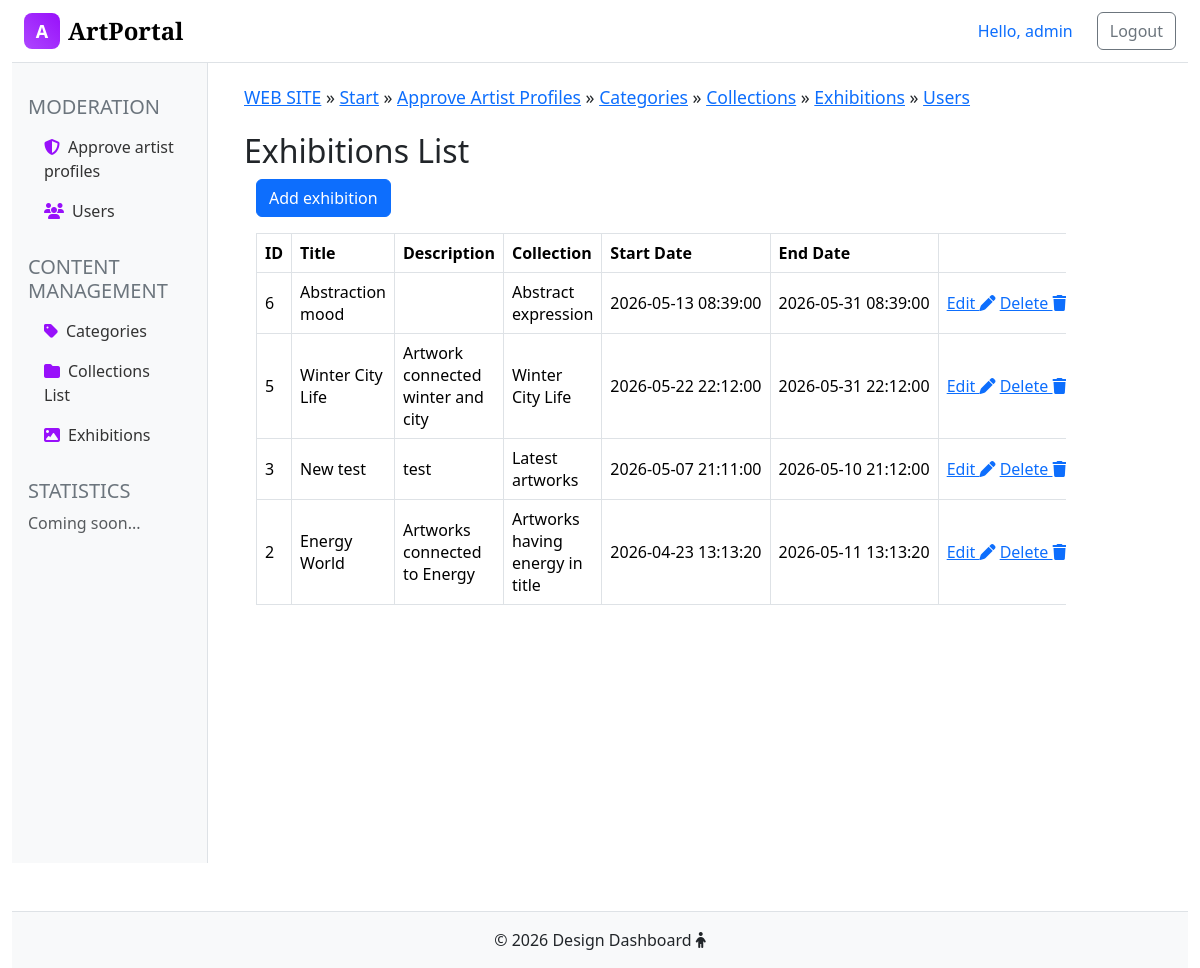
/admin/exhibitions (signed in), run on the app's committed database.
### tables this page shows
CREATE TABLE `exhibitions` (
  `id` int(11) NOT NULL,
  `title` varchar(100) NOT NULL,
  `description` text DEFAULT NULL,
  `collection_id` int(11) NOT NULL,
  `start_date` datetime NOT NULL,
  `end_date` datetime NOT NULL
);

CREATE TABLE `collections` (
  `id` int(11) NOT NULL,
  `title` varchar(255) NOT NULL,
  `type` enum('keyword','category','latest','random','popular','ai') NOT NULL,
  `param` varchar(100) DEFAULT NULL COMMENT 'filter parameter'
);

### admin/controllers/Admin/ExhibitionController.php (called while the page is built, shortened)
<?php
class ExhibitionController {
    public static function exhibitionsList() {
        $arr = Exhibitions::getExhibitionsList();
        include_once 'views/exhibitions-list.php';
    }
}

### admin/index.php (called while the page is built, shortened)
<?php
require_once '../config/Database.php';
include_once("../models/Exhibitions.php");
include_once("controllers/Admin/ExhibitionController.php");
include('routes/routing.php');

### models/Exhibitions.php (called while the page is built, shortened)
<?php
class Exhibitions {
    public static function getExhibitionsList() {
        $sql = "SELECT e.id, e.title, e.description, e.collection_id, c.title AS collection_title, e.start_date, e.end_date
                FROM exhibitions e
                LEFT JOIN collections c ON c.id = e.collection_id
                ORDER BY e.id DESC";
        $db = new Database();
        return $db->getAll($sql);
    }
}

### config/Database.php (called while the page is built, shortened)
<?php
class Database {
    private $conn;
    private $host;
    private $user;
    private $password;
    private $baseName;
    function __construct() {
        $this->host = $_ENV['DB_HOST'] ?? 'localhost';
        $this->user = $_ENV['DB_USER'] ?? 'root';
        $this->password = $_ENV['DB_PASSWORD'] ?? '';
        $this->baseName = $_ENV['DB_NAME'] ?? 'art_portal';
    }
    function connect() {
        if (!$this->conn) {
            try {
                $this->conn = new PDO('mysql:host='.$this->host.';dbname='.$this->baseName.';charset=utf8mb4',
                $this->user,
                $this->password,
                );
                $this->conn->setAttribute(PDO::ATTR_ERRMODE, PDO::ERRMODE_EXCEPTION);
            }
            catch (PDOException $e) {
                error_log('Database connection error: ' . $e->getMessage());
                throw new Exception('Database connection error');
            }
        }
        return $this->conn;
    }
    function disconnect() {
        if ($this->conn) {
            $this->conn = null;
        }
    }
    function getAll($query, $params = []) {
        try {
            $stmt = $this->conn->prepare($query);
        $stmt->execute($params);
        $stmt->setFetchMode(PDO::FETCH_ASSOC);
        $response = $stmt->fetchAll();
        return $response;
        } catch (PDOException $e) {
            error_log('Database query error: ' . $e->getMessage());
            throw new Exception('Database operation failed');
        }
    }
}

### admin/views/exhibitions-list.php (the view, shortened to what this page needs)
<h2>Exhibitions List</h2>
<div class="container" style="min-height:400px;">
    <div class="mb-3">
        <a class="btn btn-primary" href="create-exhibition" role="button">Add exhibition</a>
    </div>
    <div class="col-md-11">
        <div class="table-responsive">
            <table class="table table-bordered align-middle">
                <tr>
                    <th width="6%">ID</th>
                    <th width="16%">Title</th>
                    <th width="25%">Description</th>
                    <th width="15%">Collection</th>
                    <th width="12%">Start Date</th>
                    <th width="12%">End Date</th>
                    <th width="14%"></th>
                </tr>
                <?php if (!empty($arr)): ?>
                    <?php foreach ($arr as $row): ?>
                        <tr>
                            <td><?php echo htmlspecialchars((string)($row['id'] ?? ''), ENT_QUOTES, 'UTF-8'); ?></td>
                            <td><?php echo htmlspecialchars($row['title'] ?? '', ENT_QUOTES, 'UTF-8'); ?></td>
                            <td><?php echo htmlspecialchars($row['description'] ?? '', ENT_QUOTES, 'UTF-8'); ?></td>
                            <td><?php echo htmlspecialchars($row['collection_title'] ?? '', ENT_QUOTES, 'UTF-8'); ?></td>
                            <td class="text-nowrap"><?php echo htmlspecialchars($row['start_date'] ?? '', ENT_QUOTES, 'UTF-8'); ?></td>
                            <td class="text-nowrap"><?php echo htmlspecialchars($row['end_date'] ?? '', ENT_QUOTES, 'UTF-8'); ?></td>
                            <td class="text-nowrap">
                                <a href="edit-exhibition?id=<?php echo (int)$row['id']; ?>">Edit <i class="fa fa-pen" aria-hidden="true"></i></a>
                                <a href="delete-exhibition?id=<?php echo (int)$row['id']; ?>">Delete <i class="fa fa-trash" aria-hidden="true"></i></a>
                            </td>
                        </tr>
                    <?php endforeach; ?>
                <?php else: ?>
                    <tr>
                        <td colspan="7" class="text-center text-muted py-4">No exhibitions found.</td>
                    </tr>
                <?php endif; ?>
            </table>
        </div>
    </div>
</div>
<?php include "views/templates/layout.php"; ?>

### data on the page
exhibitions: id "6", title "Abstraction mood", collection.title "Abstract expression", start_date "2026-05-13 08:39:00", end_date "2026-05-31 08:39:00"
exhibitions: id "5", title "Winter City Life", description "Artwork connected winter and city", collection.title "Winter City Life", start_date "2026-05-22 22:12:00", end_date "2026-05-31 22:12:00"
exhibitions: id "3", title "New test", description "test", collection.title "Latest artworks", start_date "2026-05-07 21:11:00", end_date "2026-05-10 21:12:00"
exhibitions: id "2", title "Energy World", description "Artworks connected to Energy", collection.title "Artworks having energy in title", start_date "2026-04-23 13:13:20", end_date "2026-05-11 13:13:20"

### other printed values
$_SESSION["name"] "admin"
